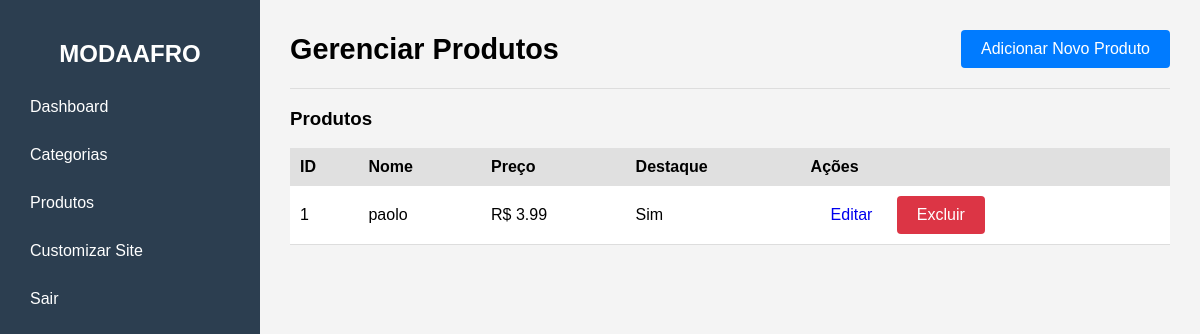
The app's page /admin/produtos (signed in) with its own data.
### models.py (models this page shows)
class Produto(db.Model):
    id = db.Column(db.Integer, primary_key=True)
    nome = db.Column(db.String(200), nullable=False)
    descricao = db.Column(db.Text, nullable=True)
    preco = db.Column(db.Float, nullable=False)
    destaque = db.Column(db.Boolean, default=False) # Para "produtos em destaque"
    categorias = db.relationship('Categoria', secondary=produto_categoria,
                                 lazy='subquery', backref=db.backref('produtos', lazy=True))
    imagens = db.relationship('ImagemProduto', backref='produto', lazy=True, cascade="all, delete-orphan")
    imagem_destaque_url = db.Column(db.String(300))

### app.py (the view)
@app.route('/admin/produtos')
@login_required
def gerenciar_produtos():
    produtos = Produto.query.order_by(Produto.id.desc()).all()
    categorias = Categoria.query.all()
    return render_template('admin/gerenciar_produtos.html', produtos=produtos, categorias=categorias)

### app.py (called while the page is built)
@login_manager.user_loader
def load_user(user_id):
    return db.session.get(Admin, int(user_id))

### templates/admin/gerenciar_produtos.html
{% extends "layout_admin.html" %}
{% block page_title %}Gerenciar Produtos{% endblock %}
{% block header_actions %}
    <a href="{{ url_for('add_produto') }}" class="btn btn-primary">Adicionar Novo Produto</a>
{% endblock %}
{% block content %}
    <h3>Produtos</h3>
    <table style="width: 100%; border-collapse: collapse; background: white;">
        <thead>
            <tr style="background: #e0e0e0;">
                <th style="padding: 10px; text-align: left;">ID</th>
                <th style="padding: 10px; text-align: left;">Nome</th>
                <th style="padding: 10px; text-align: left;">Preço</th>
                <th style="padding: 10px; text-align: left;">Destaque</th>
                <th style="padding: 10px; text-align: left;">Ações</th>
            </tr>
        </thead>
        <tbody>
            {% for produto in produtos %}
                <tr style="border-bottom: 1px solid #ddd;">
                    <td style="padding: 10px;">{{ produto.id }}</td>
                    <td style="padding: 10px;">{{ produto.nome }}</td>
                    <td style="padding: 10px;">R$ {{ "%.2f"|format(produto.preco) }}</td>
                    <td style="padding: 10px;">{{ "Sim" if produto.destaque else "Não" }}</td>
                    <td style="padding: 10px;">
                        <a href="{{ url_for('edit_produto', produto_id=produto.id) }}" class="btn">Editar</a>
                        <a href="{{ url_for('delete_produto', produto_id=produto.id) }}" class="btn btn-danger" onclick="return confirm('Tem certeza que deseja excluir?');">Excluir</a>
                    </td>
                </tr>
            {% else %}
                <tr>
                    <td colspan="5" style="padding: 10px; text-align: center;">Nenhum produto cadastrado.</td>
                </tr>
            {% endfor %}
        </tbody>
    </table>
{% endblock %}

### templates/layout_admin.html (style rules this page uses)
body { font-family: sans-serif; margin: 0; display: flex; min-height: 100vh; }
.btn { padding: 10px 20px; border: none; border-radius: 4px; cursor: pointer; text-decoration: none; display: inline-block; }
.btn-primary { background: #007bff; color: white; }
.btn-danger { background: #dc3545; color: white; }

### records on screen
Produto: id "1", nome "paolo", preco "3.99", destaque "Sim"
